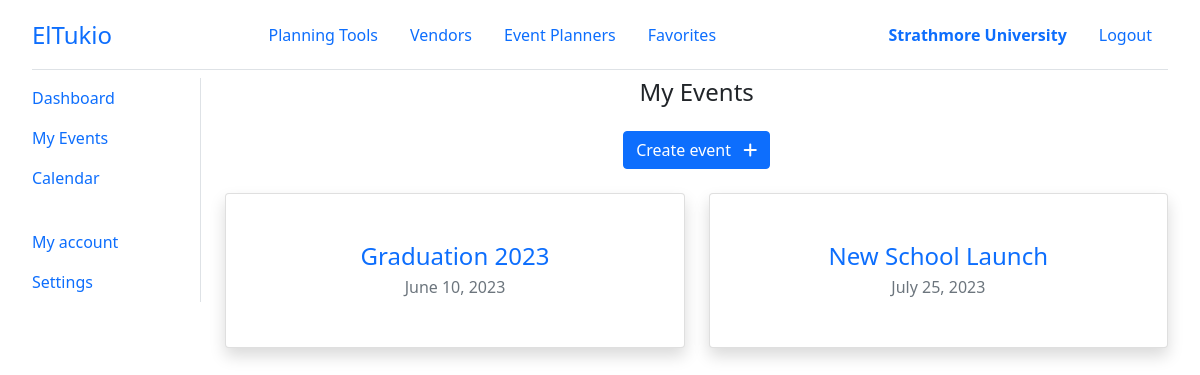
The app's page /organizer/events/ (signed in) with its own data.
### el_tukio/models.py (models this page shows, shortened)
class User(AbstractUser):
    class UserType(models.IntegerChoices):
        ORGANIZER = 0, _('Organizer')
        PLANNER = 1, _('Planner')
        VENDOR = 3, _('Vendor')
        __empty__ = _('(Unkown)')
    user_type = models.SmallIntegerField(blank=True, null=True, choices=UserType.choices)
    phone_number = PhoneNumberField(blank=True, null=True, unique=True)
    profile = models.ImageField(default='default.png', upload_to='profile_pics')
    @property
    def is_organizer(self):
        return self.user_type == self.UserType.ORGANIZER
    @property
    def is_planner(self):
        return self.user_type == self.UserType.PLANNER
    @property
    def is_vendor(self):
        return self.user_type == self.UserType.VENDOR
    @property
    def full_name(self):
        return f'{self.first_name} {self.last_name}'
    class Meta:
        ordering = ['last_name', 'first_name']

class Event(models.Model):
    organizer = models.ForeignKey(Organizer, on_delete=CASCADE)
    event_name = models.CharField(max_length=100)
    event_date = models.DateField(help_text='When will this event be held?')
    event_budget = models.FloatField(help_text='What  is the budget for this event?')
    event_location = models.CharField(max_length=100, null=True, blank=True)
    guest_size = models.IntegerField(help_text='Expected number of guests at the event?')
    planners = models.ManyToManyField(Planner)
    vendors = models.ManyToManyField(Vendor)

### el_tukio/views/organizer.py (the view, shortened to what this page needs)
# urls.py: path('events/', organizer.Events.as_view(), name='organizer-events'),
@method_decorator(organizer_required, name='dispatch')
class Events(CreateView):
    form_class = EventForm
    template_name = 'organizer/events.html'
    def get_context_data(self, **kwargs):
        context = super().get_context_data(**kwargs)
        context["events"] = Event.objects.filter(organizer_id=self.request.user.organizer.user_id)
        return context

### templates/organizer/events.html (shortened to what this page needs)
{% extends 'layouts/dashboard.html' %}
{% load widget_tweaks %}
{% block content %}
<h4 class="mb-4">My Events</h4>
<div class="text-center mb-4">
    <button class="btn btn-primary" data-bs-toggle="modal" data-bs-target="#createEventModal">
        <span class="me-2">Create event</span>
        <i class="fa-solid fa-plus"></i>
    </button>
</div>
<div class="row row-cols-1 row-cols-md-2 g-4 justify-content-center">
    {% for event in events %}
    <div class="col">
        <a href="{% url 'organizer-event-details' event_id=event.id %}" class="card shadow">
            <div class="card-body p-5">
                <span class="d-block h4 mb-1">{{ event.event_name }}</span>
                <span class="d-block text-muted">{{ event.event_date }}</span>
            </div>
        </a>
    </div>
    {% endfor %}
</div>
{% endblock content %}

### templates/components/header.html
<header class="header border-bottom d-flex align-items-center justify-content-between mb-2" id="header">
    <a href="{% url 'home' %}" class="logo">ElTukio</a>
    <nav class="nav-main d-flex align-items-center">
        <a href="#" class="nav-link">Planning Tools</a>
        <a href="{% url 'vendors' %}" class="nav-link">Vendors</a>
        <a href="{% url 'planners' %}" class="nav-link">Event Planners</a>
        {% if user.is_organizer or user.is_planner %}
        <a href="{% url 'bookmarks' user_type=user.get_user_type_display.lower %}" class="nav-link">Favorites</a>
        {% endif %}
    </nav>
    <nav class="nav-profile d-flex align-items-center">
        {% if user.is_authenticated %}
        {% if user.is_vendor %}
        <a class="nav-link fw-bold" href="{% url 'vendor-dashboard' %}">{{ user.vendor.business_name }}</a>
        {% elif user.is_planner %}
        <a class="nav-link fw-bold" href="{% url 'planner-dashboard' %}">{{ user.full_name }}</a>
        {% elif user.is_organizer %}
        <a class="nav-link fw-bold" href="{% url 'organizer-dashboard' %}">{{ user.full_name }}</a>
        {% endif %}
        <a class="nav-link" href="{% url 'logout' %}">Logout</a>
        {% else %}
        <a class="nav-link" href="{% url 'login' %}">Login</a>
        <a class="nav-link" href="{% url 'register' %}">Register</a>
        {% endif %}
    </nav>
</header>

### static/css/main.css (style rules this page uses)
:root { --tk-dim-header: 70px; }
body { padding: 0 2rem 4rem; text-align: center; }
a { text-decoration: none; cursor: pointer; }
.header { height: var(--tk-dim-header); }
.logo { font-size: 1.5rem; }

### records on screen
User: full_name "Strathmore University"
Event: event_name "Graduation 2023", event_date "June 10, 2023"
Event: event_name "New School Launch", event_date "July 25, 2023"
